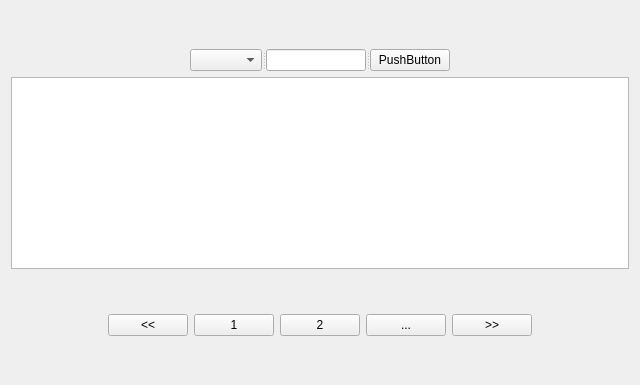
<?xml version="1.0" encoding="UTF-8"?>
<ui version="4.0">
 <class>UserEducationMainPage</class>
 <widget class="QWidget" name="UserEducationMainPage">
  <property name="geometry">
   <rect>
    <x>0</x>
    <y>0</y>
    <width>640</width>
    <height>385</height>
   </rect>
  </property>
  <property name="windowTitle">
   <string>UserEducationMainPage</string>
  </property>
  <layout class="QGridLayout" name="gridLayout">
   <item row="0" column="0">
    <layout class="QVBoxLayout" name="verticalLayout_2">
     <item>
      <spacer name="verticalSpacer">
       <property name="orientation">
        <enum>Qt::Orientation::Vertical</enum>
       </property>
       <property name="sizeHint" stdset="0">
        <size>
         <width>20</width>
         <height>18</height>
        </size>
       </property>
      </spacer>
     </item>
     <item>
      <layout class="QVBoxLayout" name="verticalLayout">
       <item>
        <layout class="QHBoxLayout" name="horizontalLayout_2">
         <item>
          <spacer name="horizontalSpacer_2">
           <property name="orientation">
            <enum>Qt::Orientation::Horizontal</enum>
           </property>
           <property name="sizeHint" stdset="0">
            <size>
             <width>40</width>
             <height>20</height>
            </size>
           </property>
          </spacer>
         </item>
         <item>
          <widget class="QSplitter" name="splitter">
           <property name="orientation">
            <enum>Qt::Orientation::Horizontal</enum>
           </property>
           <widget class="QComboBox" name="comboBox"/>
           <widget class="QLineEdit" name="lineEdit"/>
           <widget class="QPushButton" name="pushButton">
            <property name="text">
             <string>PushButton</string>
            </property>
           </widget>
          </widget>
         </item>
         <item>
          <spacer name="horizontalSpacer">
           <property name="orientation">
            <enum>Qt::Orientation::Horizontal</enum>
           </property>
           <property name="sizeHint" stdset="0">
            <size>
             <width>40</width>
             <height>20</height>
            </size>
           </property>
          </spacer>
         </item>
        </layout>
       </item>
       <item>
        <widget class="QTableView" name="tableView"/>
       </item>
      </layout>
     </item>
     <item>
      <spacer name="verticalSpacer_3">
       <property name="orientation">
        <enum>Qt::Orientation::Vertical</enum>
       </property>
       <property name="sizeHint" stdset="0">
        <size>
         <width>20</width>
         <height>18</height>
        </size>
       </property>
      </spacer>
     </item>
     <item>
      <layout class="QHBoxLayout" name="horizontalLayout_3">
       <item>
        <spacer name="horizontalSpacer_3">
         <property name="orientation">
          <enum>Qt::Orientation::Horizontal</enum>
         </property>
         <property name="sizeHint" stdset="0">
          <size>
           <width>40</width>
           <height>20</height>
          </size>
         </property>
        </spacer>
       </item>
       <item>
        <layout class="QHBoxLayout" name="horizontalLayout">
         <item>
          <widget class="QPushButton" name="pushButton_2">
           <property name="text">
            <string>&lt;&lt;</string>
           </property>
          </widget>
         </item>
         <item>
          <widget class="QPushButton" name="pushButton_3">
           <property name="text">
            <string>1</string>
           </property>
          </widget>
         </item>
         <item>
          <widget class="QPushButton" name="pushButton_6">
           <property name="text">
            <string>2</string>
           </property>
          </widget>
         </item>
         <item>
          <widget class="QPushButton" name="pushButton_4">
           <property name="text">
            <string>...</string>
           </property>
          </widget>
         </item>
         <item>
          <widget class="QPushButton" name="pushButton_5">
           <property name="text">
            <string>&gt;&gt;</string>
           </property>
          </widget>
         </item>
        </layout>
       </item>
       <item>
        <spacer name="horizontalSpacer_4">
         <property name="orientation">
          <enum>Qt::Orientation::Horizontal</enum>
         </property>
         <property name="sizeHint" stdset="0">
          <size>
           <width>40</width>
           <height>20</height>
          </size>
         </property>
        </spacer>
       </item>
      </layout>
     </item>
     <item>
      <spacer name="verticalSpacer_2">
       <property name="orientation">
        <enum>Qt::Orientation::Vertical</enum>
       </property>
       <property name="sizeHint" stdset="0">
        <size>
         <width>20</width>
         <height>28</height>
        </size>
       </property>
      </spacer>
     </item>
    </layout>
   </item>
  </layout>
 </widget>
 <resources/>
 <connections/>
</ui>
